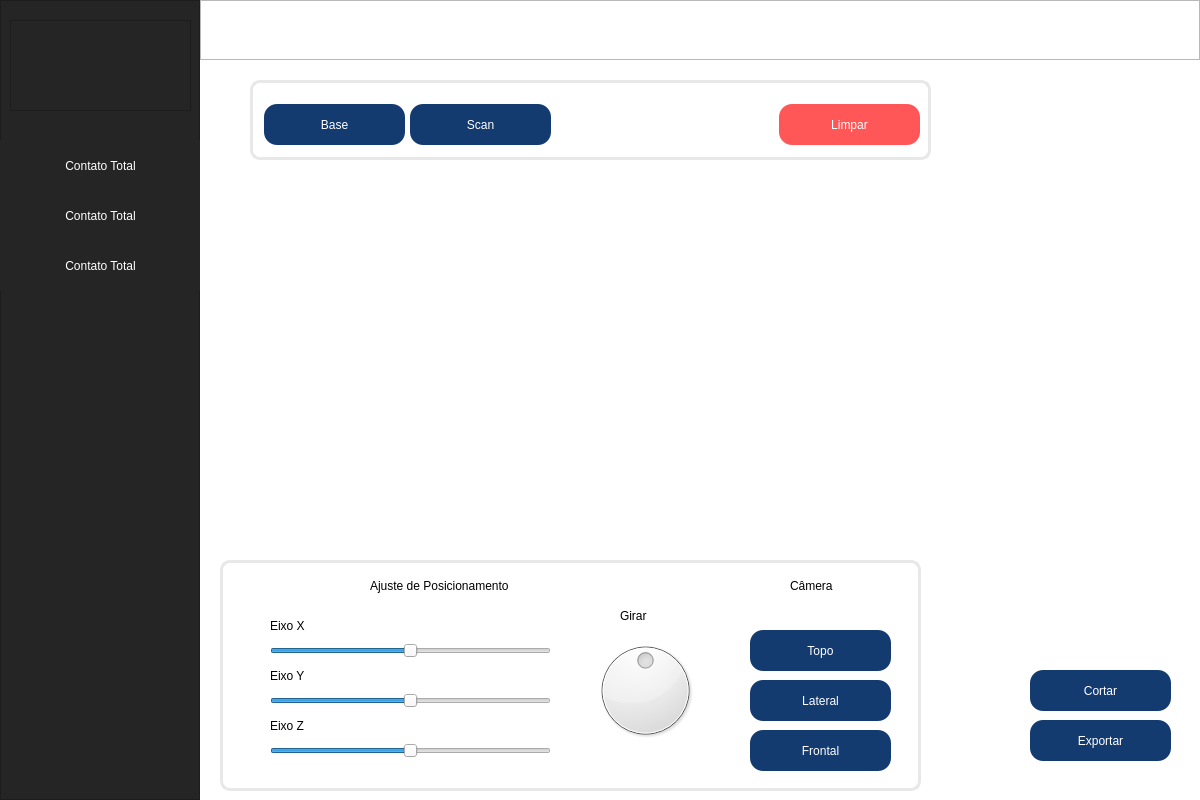
<?xml version="1.0" encoding="UTF-8"?>
<ui version="4.0">
 <class>MainWindow</class>
 <widget class="QMainWindow" name="MainWindow">
  <property name="geometry">
   <rect>
    <x>0</x>
    <y>0</y>
    <width>1200</width>
    <height>800</height>
   </rect>
  </property>
  <property name="windowTitle">
   <string>MainWindow</string>
  </property>
  <property name="autoFillBackground">
   <bool>false</bool>
  </property>
  <property name="styleSheet">
   <string notr="true">QMainWindow{
	background-color: white;
}</string>
  </property>
  <widget class="QWidget" name="centralwidget">
   <widget class="QFrame" name="frame">
    <property name="geometry">
     <rect>
      <x>0</x>
      <y>0</y>
      <width>200</width>
      <height>800</height>
     </rect>
    </property>
    <property name="styleSheet">
     <string notr="true">QFrame {
    background-color: #252525;
}</string>
    </property>
    <property name="frameShape">
     <enum>QFrame::StyledPanel</enum>
    </property>
    <property name="frameShadow">
     <enum>QFrame::Raised</enum>
    </property>
    <widget class="QPushButton" name="pushButton">
     <property name="geometry">
      <rect>
       <x>0</x>
       <y>140</y>
       <width>201</width>
       <height>51</height>
      </rect>
     </property>
     <property name="styleSheet">
      <string notr="true">QPushButton {
	font: 12pt &quot;Bernard MT Condensed&quot;;
	border: none;
	background-color: #252525;
	color: white;
}

QPushButton:hover {
	background-color: #00adef;
	color:white;
}

QPushButton:pressed {
	background-color: #00adef;
}</string>
     </property>
     <property name="text">
      <string>Contato Total</string>
     </property>
     <property name="icon">
      <iconset resource="resources/resources.qrc">
       <normaloff>:/icons/icons/chart.svg</normaloff>:/icons/icons/chart.svg</iconset>
     </property>
    </widget>
    <widget class="QPushButton" name="pushButton_2">
     <property name="geometry">
      <rect>
       <x>0</x>
       <y>190</y>
       <width>201</width>
       <height>51</height>
      </rect>
     </property>
     <property name="styleSheet">
      <string notr="true">QPushButton {
	font: 12pt &quot;Bernard MT Condensed&quot;;
	border: none;
	background-color: #252525;
	color: white;
}

QPushButton:hover {
	background-color: #00adef;
	color:white;
}

QPushButton:pressed {
	background-color: #00adef;
}</string>
     </property>
     <property name="text">
      <string>Contato Total</string>
     </property>
     <property name="icon">
      <iconset resource="resources/resources.qrc">
       <normaloff>:/icons/icons/chart.svg</normaloff>:/icons/icons/chart.svg</iconset>
     </property>
    </widget>
    <widget class="QPushButton" name="pushButton_3">
     <property name="geometry">
      <rect>
       <x>0</x>
       <y>240</y>
       <width>201</width>
       <height>51</height>
      </rect>
     </property>
     <property name="styleSheet">
      <string notr="true">QPushButton {
	font: 12pt &quot;Bernard MT Condensed&quot;;
	border: none;
	background-color: #252525;
	color: white;
}

QPushButton:hover {
	background-color: #00adef;
	color:white;
}

QPushButton:pressed {
	background-color: #00adef;
}</string>
     </property>
     <property name="text">
      <string>Contato Total</string>
     </property>
     <property name="icon">
      <iconset resource="resources/resources.qrc">
       <normaloff>:/icons/icons/chart.svg</normaloff>:/icons/icons/chart.svg</iconset>
     </property>
    </widget>
    <widget class="QFrame" name="frame_3">
     <property name="geometry">
      <rect>
       <x>10</x>
       <y>20</y>
       <width>181</width>
       <height>91</height>
      </rect>
     </property>
     <property name="styleSheet">
      <string notr="true">QFrame {
    background-image:url('./resources/LOGO.png'); /* Substitua pelo caminho real da imagem */
    background-repeat: no-repeat; /* Evita repetir a imagem */
    background-position: center; /* Centraliza a imagem */
    background-position: center;
	width:90;
	height:180;
}
</string>
     </property>
     <property name="frameShape">
      <enum>QFrame::StyledPanel</enum>
     </property>
     <property name="frameShadow">
      <enum>QFrame::Raised</enum>
     </property>
    </widget>
   </widget>
   <widget class="QFrame" name="frame_2">
    <property name="geometry">
     <rect>
      <x>200</x>
      <y>0</y>
      <width>1000</width>
      <height>60</height>
     </rect>
    </property>
    <property name="styleSheet">
     <string notr="true">QFrame {
     background-color: qlineargradient(
        x1: 0, y1: 0, /* Ponto inicial (canto superior esquerdo) */
        x2: 1, y2: 1, /* Ponto final (canto inferior direito) */
        stop: 0 #00adef, /* Cor inicial */
        stop: 1 #3871c1  /* Cor final */
    );
}</string>
    </property>
    <property name="frameShape">
     <enum>QFrame::StyledPanel</enum>
    </property>
    <property name="frameShadow">
     <enum>QFrame::Raised</enum>
    </property>
   </widget>
   <widget class="QGroupBox" name="groupBox">
    <property name="geometry">
     <rect>
      <x>250</x>
      <y>80</y>
      <width>681</width>
      <height>80</height>
     </rect>
    </property>
    <property name="autoFillBackground">
     <bool>false</bool>
    </property>
    <property name="styleSheet">
     <string notr="true">QGroupBox {
    border: 3px solid #e8e8e8; /* Borda de 3px com cor #e8e8e8 */
    border-radius: 10px;       /* Cantos arredondados (10px de raio) */
    background-color: white;   /* Fundo branco */
}</string>
    </property>
    <property name="title">
     <string/>
    </property>
    <widget class="QPushButton" name="btn_load_files">
     <property name="geometry">
      <rect>
       <x>14</x>
       <y>24</y>
       <width>141</width>
       <height>41</height>
      </rect>
     </property>
     <property name="styleSheet">
      <string notr="true">QPushButton {
	font: 12pt &quot;Bernard MT Condensed&quot;;
	border: none;
	background-color: #133b70;
	color: white;
	border-radius: 13;
}
</string>
     </property>
     <property name="text">
      <string>Base</string>
     </property>
     <property name="icon">
      <iconset resource="resources/resources.qrc">
       <normaloff>:/icons/icons/cloud-arrow-up-solid.svg</normaloff>:/icons/icons/cloud-arrow-up-solid.svg</iconset>
     </property>
     <property name="iconSize">
      <size>
       <width>30</width>
       <height>30</height>
      </size>
     </property>
    </widget>
    <widget class="QPushButton" name="btn_load_files_2">
     <property name="geometry">
      <rect>
       <x>160</x>
       <y>24</y>
       <width>141</width>
       <height>41</height>
      </rect>
     </property>
     <property name="styleSheet">
      <string notr="true">QPushButton {
	font: 12pt &quot;Bernard MT Condensed&quot;;
	border: none;
	background-color: #133b70;
	color: white;
	border-radius: 13;
}
</string>
     </property>
     <property name="text">
      <string>Scan</string>
     </property>
     <property name="icon">
      <iconset resource="resources/resources.qrc">
       <normaloff>:/icons/icons/cloud-arrow-up-solid.svg</normaloff>:/icons/icons/cloud-arrow-up-solid.svg</iconset>
     </property>
     <property name="iconSize">
      <size>
       <width>30</width>
       <height>30</height>
      </size>
     </property>
    </widget>
    <widget class="QPushButton" name="btn_load_files_3">
     <property name="geometry">
      <rect>
       <x>529</x>
       <y>24</y>
       <width>141</width>
       <height>41</height>
      </rect>
     </property>
     <property name="styleSheet">
      <string notr="true">QPushButton {
	font: 12pt &quot;Bernard MT Condensed&quot;;
	border: none;
	background-color: #ff5757;
	color: white;
	border-radius: 13;
}
</string>
     </property>
     <property name="text">
      <string>Limpar</string>
     </property>
     <property name="icon">
      <iconset resource="resources/resources.qrc">
       <normaloff>:/icons/icons/trash-can-solid.svg</normaloff>:/icons/icons/trash-can-solid.svg</iconset>
     </property>
     <property name="iconSize">
      <size>
       <width>30</width>
       <height>30</height>
      </size>
     </property>
    </widget>
   </widget>
   <widget class="QGroupBox" name="groupBox_2">
    <property name="geometry">
     <rect>
      <x>220</x>
      <y>560</y>
      <width>701</width>
      <height>231</height>
     </rect>
    </property>
    <property name="autoFillBackground">
     <bool>false</bool>
    </property>
    <property name="styleSheet">
     <string notr="true">QGroupBox {
    border: 3px solid #e8e8e8; /* Borda de 3px com cor #e8e8e8 */
    border-radius: 10px;       /* Cantos arredondados (10px de raio) */
    background-color: white;   /* Fundo branco */
}</string>
    </property>
    <property name="title">
     <string/>
    </property>
    <widget class="QSlider" name="Pan_X">
     <property name="geometry">
      <rect>
       <x>50</x>
       <y>80</y>
       <width>281</width>
       <height>22</height>
      </rect>
     </property>
     <property name="minimum">
      <number>-500</number>
     </property>
     <property name="maximum">
      <number>500</number>
     </property>
     <property name="orientation">
      <enum>Qt::Horizontal</enum>
     </property>
    </widget>
    <widget class="QSlider" name="Pan_Y">
     <property name="geometry">
      <rect>
       <x>50</x>
       <y>130</y>
       <width>281</width>
       <height>22</height>
      </rect>
     </property>
     <property name="minimum">
      <number>-500</number>
     </property>
     <property name="maximum">
      <number>500</number>
     </property>
     <property name="orientation">
      <enum>Qt::Horizontal</enum>
     </property>
    </widget>
    <widget class="QSlider" name="Pan_Z">
     <property name="geometry">
      <rect>
       <x>50</x>
       <y>180</y>
       <width>281</width>
       <height>22</height>
      </rect>
     </property>
     <property name="minimum">
      <number>-100</number>
     </property>
     <property name="maximum">
      <number>100</number>
     </property>
     <property name="orientation">
      <enum>Qt::Horizontal</enum>
     </property>
    </widget>
    <widget class="QDial" name="Orbit_Z">
     <property name="geometry">
      <rect>
       <x>370</x>
       <y>70</y>
       <width>111</width>
       <height>121</height>
      </rect>
     </property>
     <property name="minimum">
      <number>-90</number>
     </property>
     <property name="maximum">
      <number>90</number>
     </property>
    </widget>
    <widget class="QPushButton" name="cam_topo">
     <property name="geometry">
      <rect>
       <x>530</x>
       <y>70</y>
       <width>141</width>
       <height>41</height>
      </rect>
     </property>
     <property name="styleSheet">
      <string notr="true">QPushButton {
	font: 12pt &quot;Bernard MT Condensed&quot;;
	border: none;
	background-color: #133b70;
	color: white;
	border-radius: 13;
}
</string>
     </property>
     <property name="text">
      <string>Topo</string>
     </property>
     <property name="icon">
      <iconset resource="resources/resources.qrc">
       <normaloff>:/icons/icons/cloud-arrow-up-solid.svg</normaloff>:/icons/icons/cloud-arrow-up-solid.svg</iconset>
     </property>
     <property name="iconSize">
      <size>
       <width>30</width>
       <height>30</height>
      </size>
     </property>
    </widget>
    <widget class="QPushButton" name="cam_lateral">
     <property name="geometry">
      <rect>
       <x>530</x>
       <y>120</y>
       <width>141</width>
       <height>41</height>
      </rect>
     </property>
     <property name="styleSheet">
      <string notr="true">QPushButton {
	font: 12pt &quot;Bernard MT Condensed&quot;;
	border: none;
	background-color: #133b70;
	color: white;
	border-radius: 13;
}
</string>
     </property>
     <property name="text">
      <string>Lateral</string>
     </property>
     <property name="icon">
      <iconset resource="resources/resources.qrc">
       <normaloff>:/icons/icons/cloud-arrow-up-solid.svg</normaloff>:/icons/icons/cloud-arrow-up-solid.svg</iconset>
     </property>
     <property name="iconSize">
      <size>
       <width>30</width>
       <height>30</height>
      </size>
     </property>
    </widget>
    <widget class="QPushButton" name="cam_frontal">
     <property name="geometry">
      <rect>
       <x>530</x>
       <y>170</y>
       <width>141</width>
       <height>41</height>
      </rect>
     </property>
     <property name="styleSheet">
      <string notr="true">QPushButton {
	font: 12pt &quot;Bernard MT Condensed&quot;;
	border: none;
	background-color: #133b70;
	color: white;
	border-radius: 13;
}
</string>
     </property>
     <property name="text">
      <string>Frontal</string>
     </property>
     <property name="icon">
      <iconset resource="resources/resources.qrc">
       <normaloff>:/icons/icons/cloud-arrow-up-solid.svg</normaloff>:/icons/icons/cloud-arrow-up-solid.svg</iconset>
     </property>
     <property name="iconSize">
      <size>
       <width>30</width>
       <height>30</height>
      </size>
     </property>
    </widget>
    <widget class="QLabel" name="label">
     <property name="geometry">
      <rect>
       <x>50</x>
       <y>50</y>
       <width>131</width>
       <height>31</height>
      </rect>
     </property>
     <property name="text">
      <string>Eixo X</string>
     </property>
    </widget>
    <widget class="QLabel" name="label_2">
     <property name="geometry">
      <rect>
       <x>50</x>
       <y>100</y>
       <width>131</width>
       <height>31</height>
      </rect>
     </property>
     <property name="text">
      <string>Eixo Y</string>
     </property>
    </widget>
    <widget class="QLabel" name="label_3">
     <property name="geometry">
      <rect>
       <x>50</x>
       <y>150</y>
       <width>131</width>
       <height>31</height>
      </rect>
     </property>
     <property name="text">
      <string>Eixo Z</string>
     </property>
    </widget>
    <widget class="QLabel" name="label_4">
     <property name="geometry">
      <rect>
       <x>150</x>
       <y>10</y>
       <width>201</width>
       <height>31</height>
      </rect>
     </property>
     <property name="text">
      <string>Ajuste de Posicionamento</string>
     </property>
    </widget>
    <widget class="QLabel" name="label_5">
     <property name="geometry">
      <rect>
       <x>570</x>
       <y>10</y>
       <width>71</width>
       <height>31</height>
      </rect>
     </property>
     <property name="text">
      <string>Câmera</string>
     </property>
    </widget>
    <widget class="QLabel" name="label_6">
     <property name="geometry">
      <rect>
       <x>400</x>
       <y>40</y>
       <width>51</width>
       <height>31</height>
      </rect>
     </property>
     <property name="text">
      <string>Girar</string>
     </property>
    </widget>
   </widget>
   <widget class="QPushButton" name="btn_CUT">
    <property name="geometry">
     <rect>
      <x>1030</x>
      <y>670</y>
      <width>141</width>
      <height>41</height>
     </rect>
    </property>
    <property name="styleSheet">
     <string notr="true">QPushButton {
	font: 12pt &quot;Bernard MT Condensed&quot;;
	border: none;
	background-color: #133b70;
	color: white;
	border-radius: 13;
}
</string>
    </property>
    <property name="text">
     <string>Cortar</string>
    </property>
    <property name="icon">
     <iconset resource="resources/resources.qrc">
      <normaloff>:/icons/icons/cloud-arrow-up-solid.svg</normaloff>:/icons/icons/cloud-arrow-up-solid.svg</iconset>
    </property>
    <property name="iconSize">
     <size>
      <width>30</width>
      <height>30</height>
     </size>
    </property>
   </widget>
   <widget class="QPushButton" name="btn_load_files_8">
    <property name="geometry">
     <rect>
      <x>1030</x>
      <y>720</y>
      <width>141</width>
      <height>41</height>
     </rect>
    </property>
    <property name="styleSheet">
     <string notr="true">QPushButton {
	font: 12pt &quot;Bernard MT Condensed&quot;;
	border: none;
	background-color: #133b70;
	color: white;
	border-radius: 13;
}
</string>
    </property>
    <property name="text">
     <string>Exportar</string>
    </property>
    <property name="icon">
     <iconset resource="resources/resources.qrc">
      <normaloff>:/icons/icons/cloud-arrow-up-solid.svg</normaloff>:/icons/icons/cloud-arrow-up-solid.svg</iconset>
    </property>
    <property name="iconSize">
     <size>
      <width>30</width>
      <height>30</height>
     </size>
    </property>
   </widget>
   <widget class="QStackedWidget" name="stackedWidget">
    <property name="geometry">
     <rect>
      <x>200</x>
      <y>60</y>
      <width>991</width>
      <height>731</height>
     </rect>
    </property>
    <property name="currentIndex">
     <number>0</number>
    </property>
    <widget class="QWidget" name="page">
     <widget class="QWidget" name="pyvistaWidget" native="true">
      <property name="geometry">
       <rect>
        <x>10</x>
        <y>20</y>
        <width>971</width>
        <height>711</height>
       </rect>
      </property>
     </widget>
    </widget>
    <widget class="QWidget" name="page_2"/>
   </widget>
   <zorder>stackedWidget</zorder>
   <zorder>frame</zorder>
   <zorder>frame_2</zorder>
   <zorder>groupBox</zorder>
   <zorder>groupBox_2</zorder>
   <zorder>btn_CUT</zorder>
   <zorder>btn_load_files_8</zorder>
  </widget>
 </widget>
 <resources>
  <include location="resources/resources.qrc"/>
 </resources>
 <connections/>
</ui>
